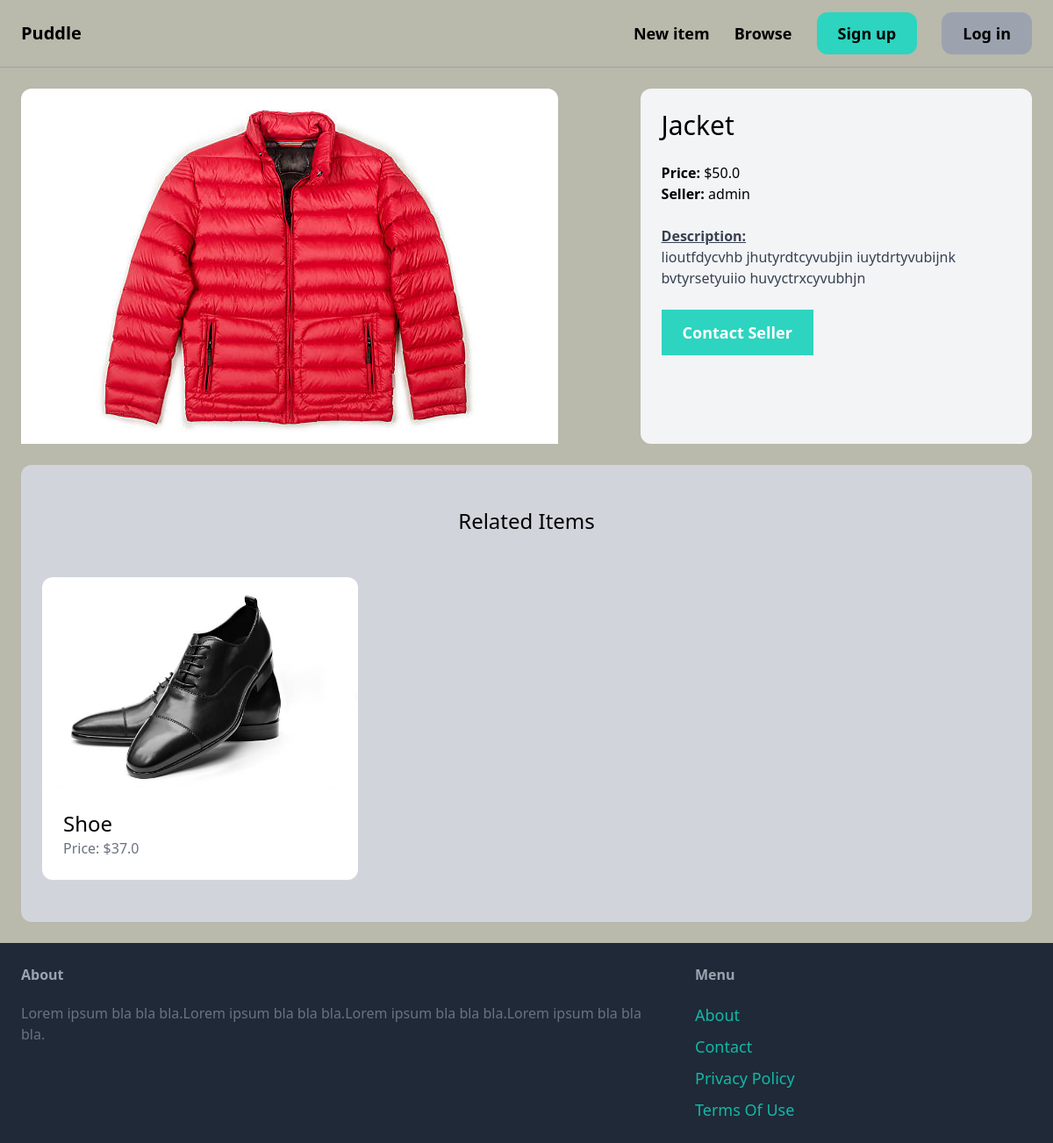
The page /item/2/ on the database as committed earlier.
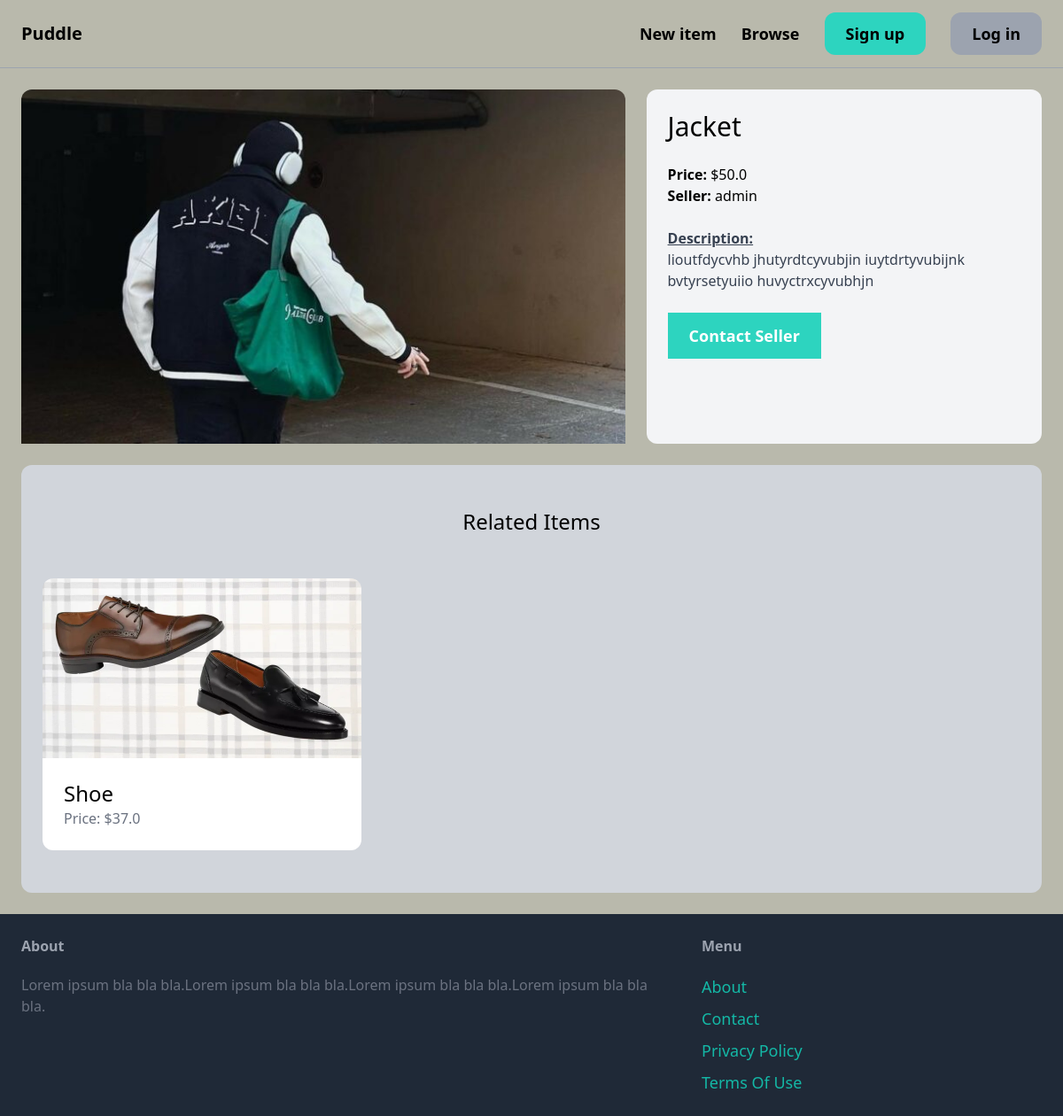
The same page on the database as committed later.
### items/models.py (models this page shows, shortened)
class Item(models.Model):
    cartegory = models.ForeignKey(Cartegory, related_name='items', on_delete=models.CASCADE)
    name = models.CharField(max_length=255)
    description = models.TextField(blank=True, null=True)
    price = models.FloatField()
    image = models.ImageField(upload_to='item_images', blank=True, null=True)
    is_sold = models.BooleanField(default=False)
    created_by = models.ForeignKey(User, related_name='items', on_delete=models.CASCADE)
    created_at = models.DateTimeField(auto_now_add=True)

### items/views.py (the view)
# urls.py: path('<int:pk>/', views.detail, name='detail'),
def detail(request, pk):
    item = get_object_or_404(Item, pk=pk)
    related_items = Item.objects.filter(cartegory=item.cartegory, is_sold=False).exclude(pk=pk)[0:3]
    return render(request, 'item/detail.html', {
        'item': item,
        'related_items': related_items
    })

### items/templates/item/detail.html (shortened to what this page needs)
{% extends 'core/base.html' %}
{% block content %}
<div class="grid grid-cols-5 gap-6">
    <div class="col-span-3">
        <img src="{{ item.image.url }}" class="rounded-t-xl">
    </div>
    <div class="col-span-2 p-6 bg-gray-100 rounded-xl">
        <h1 class="mb-6 text-3xl">{{ item.name }}</h1>
        <p clas="text-gray-500"><strong>Price: </strong>${{ item.price }}</p>
        <p clas="text-gray-500"><strong>Seller: </strong> {{ item.created_by.username }}</p> <br>
        {% if item.description %}
            <p class="text-gray-700">
                <strong><u>Description:</u></strong> <br>
                {{ item.description }}
            </p>
        {% endif %}
        {% if request.user == item.created_by %}
        <div class="'mt-6 p-6 bg-white rounded-xl">
            <p>This is your item!</p>
            <a href="{% url 'items:edit' item.id %}" class="inline-block mt-6 px-6 py-3 text-lg font-semibold bg-green-500 text-white rounded-xl">Edit</a>
            <a href="{% url 'items:delete' item.id %}" class="inline-block mt-6 px-6 py-3 text-lg font-semibold bg-red-500 text-white rounded-xl">Delete</a>
        </div>
        {% else %}
            <a href="#" class="inline-block mt-6 px-6 py-3 text-lg font-semibold bg-teal-400 rouned-xl text-white hover:bg-teal-700">Contact Seller</a>
        {% endif %}
    </div>
</div>
{% if related_items %}
    <div class="mt-6 px-6 py-12 bg-gray-300 rounded-xl">
        <h2 class="mb-12 text-2xl text-center">Related Items</h2>
        <div class="grid grid-cols-3 gap-3">
            {% for item in related_items %}
                <div>
                    <a href="{% url 'items:detail' item.id %}">
                        <div>
                            <img src="{{ item.image.url }}" class="rounded-t-xl">
                        </div>
                        <div class="p-6 bg-white rounded-b-xl">
                            <h2 class="text-2xl no-underline hover:underline hover:text-red-500">{{ item.name }}</h2>
                            <p class="text-gray-500">Price: ${{ item.price }}</p>
                        </div>
                    </a>
                </div>
            {% endfor %}
        </div>
    </div>
{% endif %}
{% endblock %}

Rows that differ between the two databases and show on the page:
changed Item "Jacket": image: a different picture
changed Item "Shoe": image: a different picture
